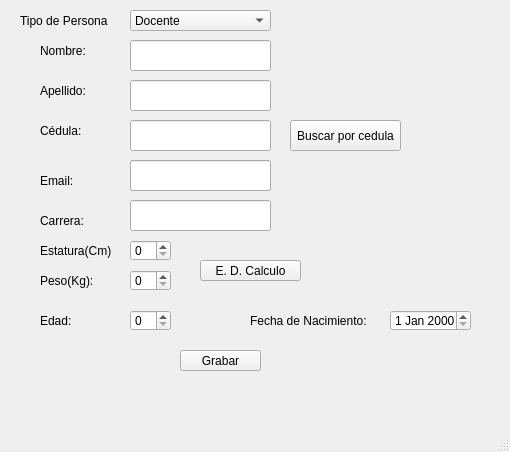
<?xml version="1.0" encoding="UTF-8"?>
<ui version="4.0">
 <class>VTNWindow</class>
 <widget class="QMainWindow" name="VTNWindow">
  <property name="geometry">
   <rect>
    <x>0</x>
    <y>0</y>
    <width>510</width>
    <height>452</height>
   </rect>
  </property>
  <property name="windowTitle">
   <string>VentanaPrincipal</string>
  </property>
  <widget class="QWidget" name="centralwidet">
   <widget class="QLineEdit" name="txt_Nombre">
    <property name="geometry">
     <rect>
      <x>130</x>
      <y>40</y>
      <width>141</width>
      <height>31</height>
     </rect>
    </property>
    <property name="maxLength">
     <number>50</number>
    </property>
   </widget>
   <widget class="QLineEdit" name="txt_Apellido">
    <property name="geometry">
     <rect>
      <x>130</x>
      <y>80</y>
      <width>141</width>
      <height>31</height>
     </rect>
    </property>
    <property name="maxLength">
     <number>50</number>
    </property>
   </widget>
   <widget class="QLabel" name="lbl_Nombre">
    <property name="geometry">
     <rect>
      <x>40</x>
      <y>40</y>
      <width>81</width>
      <height>21</height>
     </rect>
    </property>
    <property name="text">
     <string>Nombre:</string>
    </property>
   </widget>
   <widget class="QLabel" name="lbl_Apellido">
    <property name="geometry">
     <rect>
      <x>40</x>
      <y>80</y>
      <width>61</width>
      <height>21</height>
     </rect>
    </property>
    <property name="text">
     <string>Apellido:</string>
    </property>
   </widget>
   <widget class="QPushButton" name="btn_Grabar">
    <property name="geometry">
     <rect>
      <x>180</x>
      <y>350</y>
      <width>81</width>
      <height>21</height>
     </rect>
    </property>
    <property name="text">
     <string>Grabar</string>
    </property>
   </widget>
   <widget class="QComboBox" name="cb_tipo_persona">
    <property name="geometry">
     <rect>
      <x>130</x>
      <y>10</y>
      <width>141</width>
      <height>21</height>
     </rect>
    </property>
    <item>
     <property name="text">
      <string>Docente</string>
     </property>
    </item>
    <item>
     <property name="text">
      <string>Estudiante</string>
     </property>
    </item>
   </widget>
   <widget class="QLabel" name="lbl_tipo_persona">
    <property name="geometry">
     <rect>
      <x>20</x>
      <y>10</y>
      <width>91</width>
      <height>21</height>
     </rect>
    </property>
    <property name="text">
     <string>Tipo de Persona</string>
    </property>
   </widget>
   <widget class="QLineEdit" name="txt_Nombre_2">
    <property name="geometry">
     <rect>
      <x>130</x>
      <y>160</y>
      <width>141</width>
      <height>31</height>
     </rect>
    </property>
   </widget>
   <widget class="QLineEdit" name="txt_cedula">
    <property name="geometry">
     <rect>
      <x>130</x>
      <y>120</y>
      <width>141</width>
      <height>31</height>
     </rect>
    </property>
    <property name="maxLength">
     <number>10</number>
    </property>
   </widget>
   <widget class="QLineEdit" name="txt_email">
    <property name="geometry">
     <rect>
      <x>130</x>
      <y>160</y>
      <width>141</width>
      <height>31</height>
     </rect>
    </property>
    <property name="maxLength">
     <number>100</number>
    </property>
   </widget>
   <widget class="QLabel" name="lbl_cedula">
    <property name="geometry">
     <rect>
      <x>40</x>
      <y>120</y>
      <width>81</width>
      <height>21</height>
     </rect>
    </property>
    <property name="text">
     <string>Cédula:</string>
    </property>
   </widget>
   <widget class="QLabel" name="lbl_email">
    <property name="geometry">
     <rect>
      <x>40</x>
      <y>170</y>
      <width>61</width>
      <height>21</height>
     </rect>
    </property>
    <property name="text">
     <string>Email:</string>
    </property>
   </widget>
   <widget class="QPushButton" name="btn_buscar_cedula">
    <property name="geometry">
     <rect>
      <x>290</x>
      <y>120</y>
      <width>111</width>
      <height>31</height>
     </rect>
    </property>
    <property name="text">
     <string>Buscar por cedula</string>
    </property>
   </widget>
   <widget class="QSpinBox" name="sp_estatura_2">
    <property name="geometry">
     <rect>
      <x>130</x>
      <y>240</y>
      <width>41</width>
      <height>21</height>
     </rect>
    </property>
    <property name="maximum">
     <number>300</number>
    </property>
   </widget>
   <widget class="QLabel" name="lbl_estatura_2">
    <property name="geometry">
     <rect>
      <x>40</x>
      <y>240</y>
      <width>71</width>
      <height>21</height>
     </rect>
    </property>
    <property name="text">
     <string>Estatura(Cm):</string>
    </property>
   </widget>
   <widget class="QSpinBox" name="sp_peso">
    <property name="geometry">
     <rect>
      <x>130</x>
      <y>270</y>
      <width>41</width>
      <height>21</height>
     </rect>
    </property>
    <property name="maximum">
     <number>100</number>
    </property>
   </widget>
   <widget class="QPushButton" name="btn_calculo">
    <property name="geometry">
     <rect>
      <x>200</x>
      <y>260</y>
      <width>101</width>
      <height>21</height>
     </rect>
    </property>
    <property name="text">
     <string>E. D. Calculo</string>
    </property>
   </widget>
   <widget class="QLabel" name="lbl_peso">
    <property name="geometry">
     <rect>
      <x>40</x>
      <y>270</y>
      <width>71</width>
      <height>21</height>
     </rect>
    </property>
    <property name="text">
     <string>Peso(Kg):</string>
    </property>
   </widget>
   <widget class="QLabel" name="lbl_carrera">
    <property name="geometry">
     <rect>
      <x>40</x>
      <y>210</y>
      <width>61</width>
      <height>21</height>
     </rect>
    </property>
    <property name="text">
     <string>Carrera:</string>
    </property>
   </widget>
   <widget class="QLineEdit" name="txt_carrera">
    <property name="geometry">
     <rect>
      <x>130</x>
      <y>200</y>
      <width>141</width>
      <height>31</height>
     </rect>
    </property>
   </widget>
   <widget class="QDateEdit" name="date_fecha_nacimiento">
    <property name="geometry">
     <rect>
      <x>390</x>
      <y>310</y>
      <width>81</width>
      <height>21</height>
     </rect>
    </property>
    <property name="dateTime">
     <datetime>
      <hour>0</hour>
      <minute>0</minute>
      <second>0</second>
      <year>2000</year>
      <month>1</month>
      <day>1</day>
     </datetime>
    </property>
    <property name="minimumDateTime">
     <datetime>
      <hour>0</hour>
      <minute>0</minute>
      <second>0</second>
      <year>1753</year>
      <month>1</month>
      <day>1</day>
     </datetime>
    </property>
    <property name="minimumDate">
     <date>
      <year>1753</year>
      <month>1</month>
      <day>1</day>
     </date>
    </property>
   </widget>
   <widget class="QLabel" name="lbl_fecha_nacimiento">
    <property name="geometry">
     <rect>
      <x>250</x>
      <y>310</y>
      <width>131</width>
      <height>21</height>
     </rect>
    </property>
    <property name="text">
     <string>Fecha de Nacimiento:</string>
    </property>
   </widget>
   <widget class="QLabel" name="lbl_edad">
    <property name="geometry">
     <rect>
      <x>40</x>
      <y>310</y>
      <width>71</width>
      <height>21</height>
     </rect>
    </property>
    <property name="text">
     <string>Edad:</string>
    </property>
   </widget>
   <widget class="QSpinBox" name="sp_edad">
    <property name="geometry">
     <rect>
      <x>130</x>
      <y>310</y>
      <width>41</width>
      <height>21</height>
     </rect>
    </property>
    <property name="maximum">
     <number>100</number>
    </property>
   </widget>
  </widget>
  <widget class="QMenuBar" name="mnb_menu_principal">
   <property name="geometry">
    <rect>
     <x>0</x>
     <y>0</y>
     <width>510</width>
     <height>21</height>
    </rect>
   </property>
  </widget>
  <widget class="QStatusBar" name="stb_menu_barra_estado"/>
 </widget>
 <resources/>
 <connections/>
</ui>
